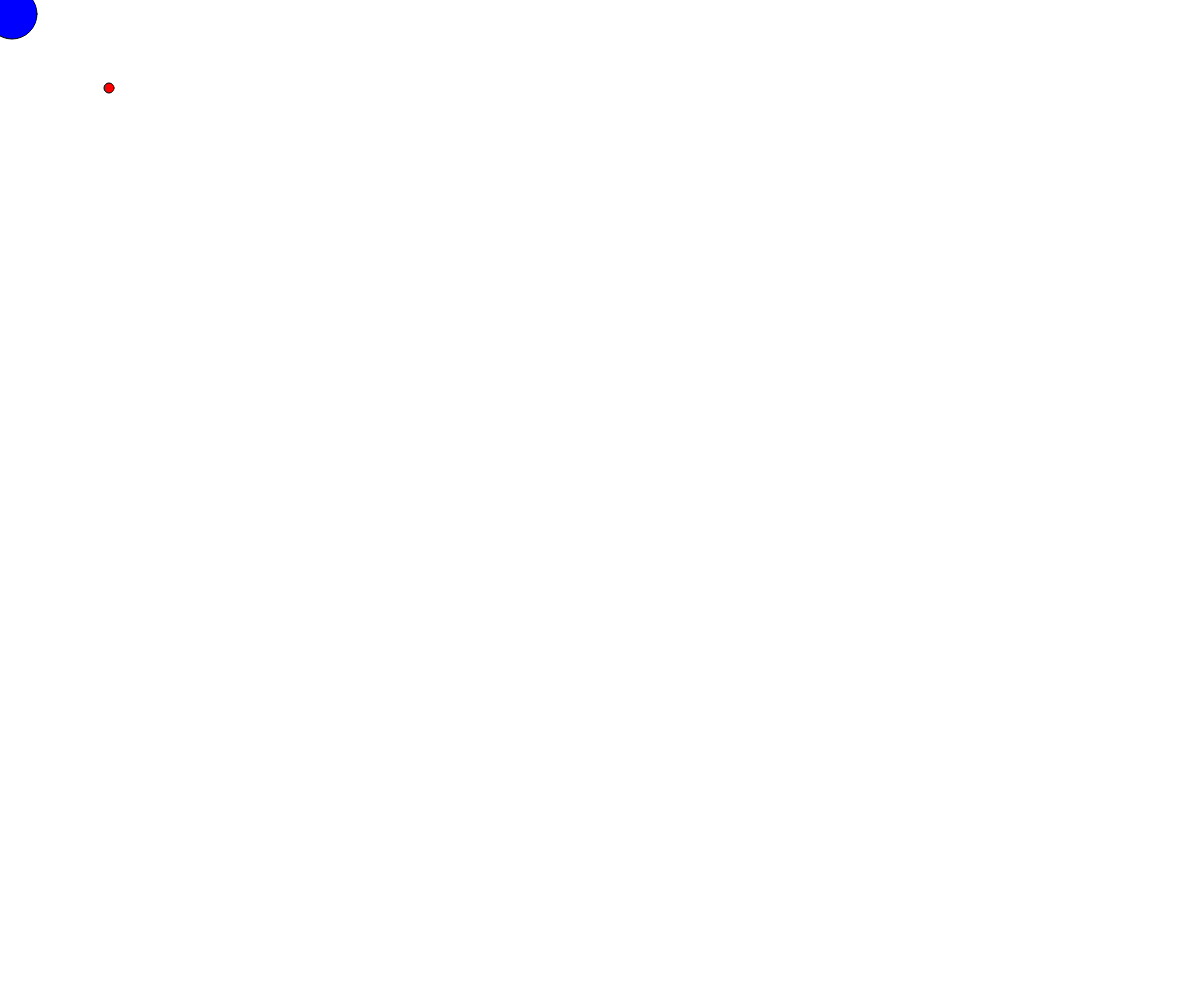
Frame 1 (no input)
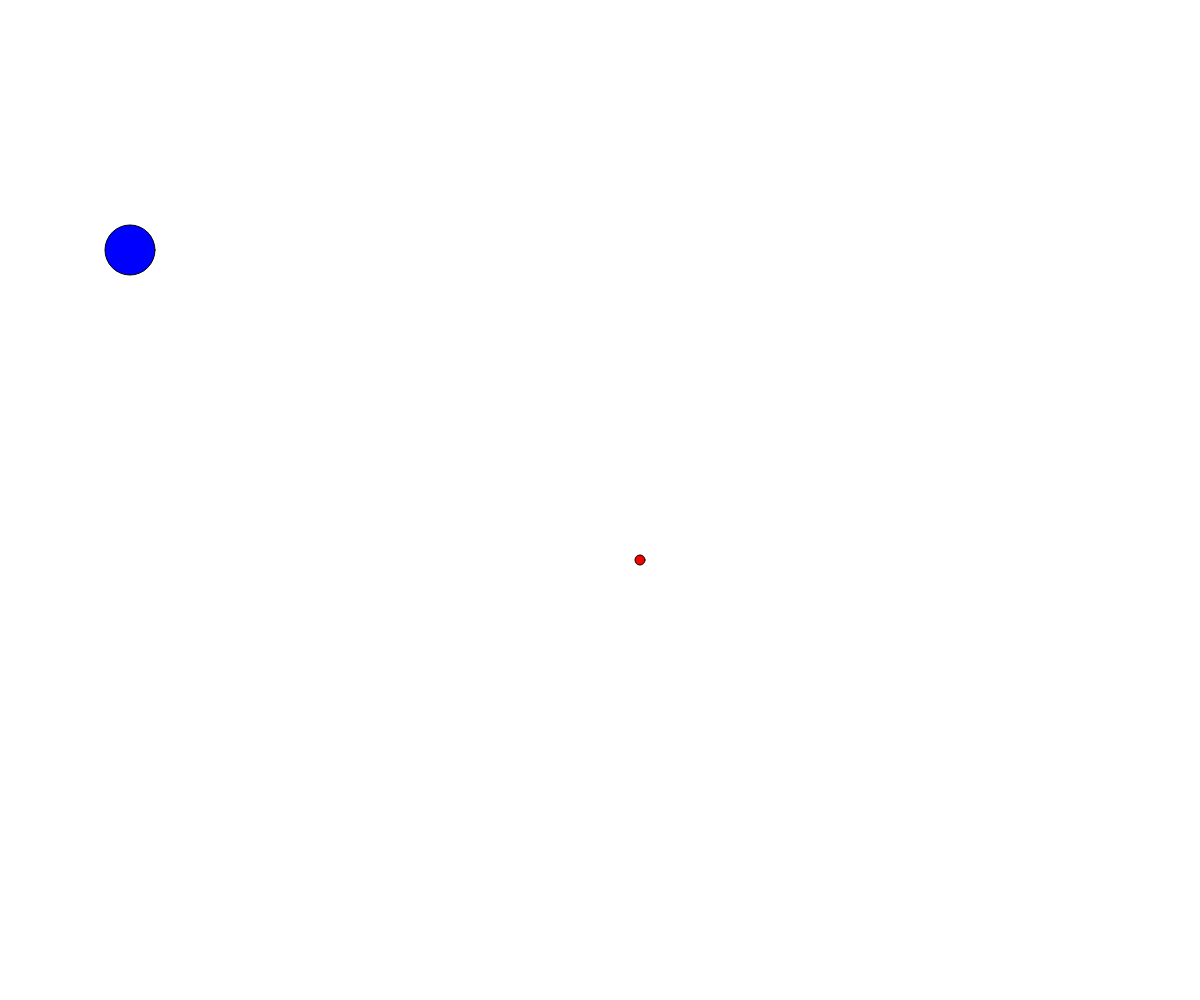
Frame 60 (no input)
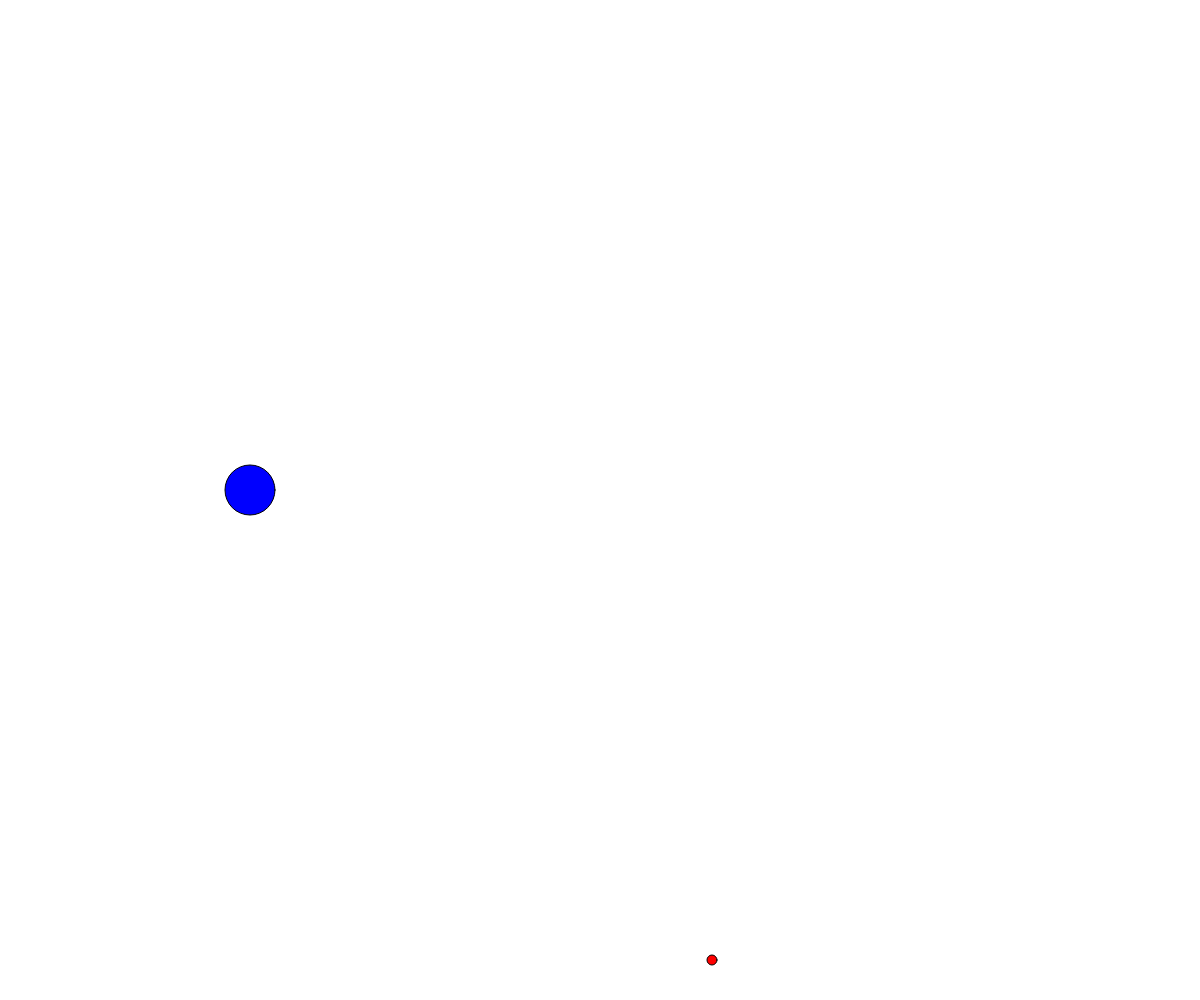
Frame 120 (the mouse pressed at the canvas centre since frame 60)

The p5.js sketch that drew these frames (run headless with seeded random() and noise() and a simulated clock; from frame 60 on, the mouse is pressed at the canvas centre):

// p5.js sketch
// ── sketch.js
var ball = {
    x: 10,
    y: 10,
    w: 50,
    h: 50,
    xspeed: 2,
    yspeed: 4,
    move: function() {
        if (ball.x >= width || ball.x <= 0) {
            ball.xspeed = ball.xspeed * -1;
        }

        if (ball.y >= height || ball.y <= 0) {
            ball.yspeed = ball.yspeed * -1;
        }
        ball.x = ball.x + ball.xspeed;
        ball.y = ball.y + ball.yspeed;
    },
    drawball: function() {
        fill(0, 0, 255);
        ellipse(ball.x, ball.y, ball.w, ball.h);
    }
};

var ball2 = {
    x: 100,
    y: 80,
    w: 10,
    h: 10,
    xspeed: 9,
    yspeed: 8,
    move: function() {
        if (ball2.x >= width || ball2.x <= 0) {
            ball2.xspeed = ball2.xspeed * -1;
        }

        if (ball2.y >= height || ball2.y <= 0) {
            ball2.yspeed = ball2.yspeed * -1;
        }
        ball2.x = ball2.x + ball2.xspeed;
        ball2.y = ball2.y + ball2.yspeed;
    },

    drawball: function() {
        fill(255, 0,0);
        ellipse(ball2.x, ball2.y, ball2.w, ball2.h);
    }

};




function setup() {
    createCanvas(windowWidth, windowHeight);
}


function draw() {
    background(255);
    
    ball.move();
    ball.drawball();
    
    ball2.move();
    ball2.drawball();
}

function mousePressed(){
    ball2.xspeed = ball2.xspeed * 2;
}
